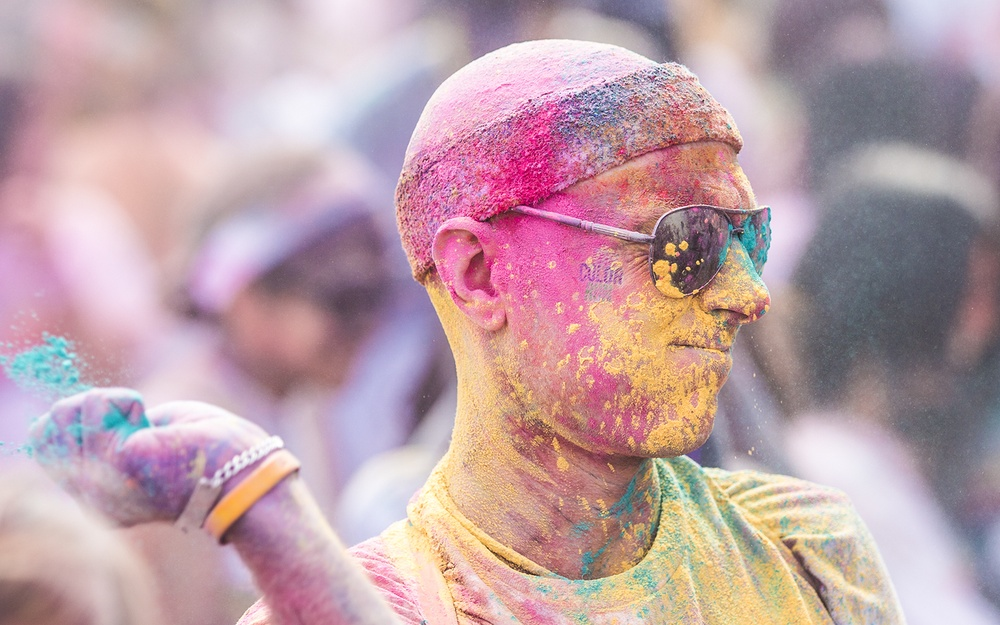
#> input picture flickr/original_Image/colorRun.jpg, 1000 x 625 px, shrunk from 1600 x 1000 before the run, found by its file name
$ python SingleColorRegion.py   (Python 2 division)
#> lines starting #> are read from the running program, lines starting #| are printed output that depends on the picture
from PIL import Image
import ruamel.yaml as yaml
import numpy as np
import json
import math
tile_size = 5


def getAverageColor(x, y):
	r, g, b = 0, 0, 0
	for sub_x in range(0,tile_size):
		for sub_y in range(0, tile_size):
			r_get, g_get, b_get = im.getpixel((x+sub_x, y+sub_y))
			r += r_get
			g += g_get
			b += b_get
	return (r/(tile_size**2), g/(tile_size**2), b/(tile_size**2))


def matchRGB(current_rgb, json):
	r = current_rgb[0]
	g = current_rgb[1]
	b = current_rgb[2]
	dis = 9999999999999
	tile_now = None

	for tile in json:
		tile_r = tile[u'color'][0]
		tile_g = tile[u'color'][1]
		tile_b = tile[u'color'][2]
		r_delta = (r - tile_r)**2
		g_delta = (g - tile_g)**2
		b_delta = (b - tile_b)**2
		dist_now = math.sqrt(r_delta + g_delta + b_delta)

		if dist_now < dis:
			tile_now = tile
			dis = dist_now
		else:
			pass

	return tile_now


im = Image.open("original_Image/colorRun.jpg")
#> im is the input picture: PIL image 1000x625 RGB; mean R, G, B 189.4, 160.2, 166.8
(width, height) = im.size
#> width = 1000; height = 625


horrizontal_size = width/tile_size
#> horrizontal_size = 200
vertical_size = height/tile_size
#> vertical_size = 125

hori_list = range(0, width, tile_size)
#> hori_list = 200 values from 0 to 995
verti_list = range(0, height, tile_size)
#> verti_list = 125 values from 0 to 620

rgb_im = im.convert('RGB')
#r, g, b = rgb_im.getpixel((1, 1))

stored_rgb = np.ndarray(shape=(horrizontal_size, vertical_size, 3), dtype=int)

for x in hori_list:
	for y in verti_list:
		x_index = hori_list.index(x)
		y_index = verti_list.index(y)
		stored_rgb[x_index, y_index]= getAverageColor(x, y)
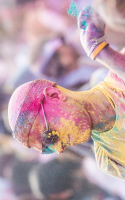
#> stored_rgb: shape (200, 125, 3) int64; mean of channels 0, 1, 2 188.9, 159.7, 166.3; drawn as R, G, B
		# print x,y

# read Json file and loop photo average RGB
#> (the run stopped early here; a loop or call above may not have finished)

$ run again, with flickr/original_Image/365A0242A.jpg copied over flickr/original_Image/colorRun.jpg
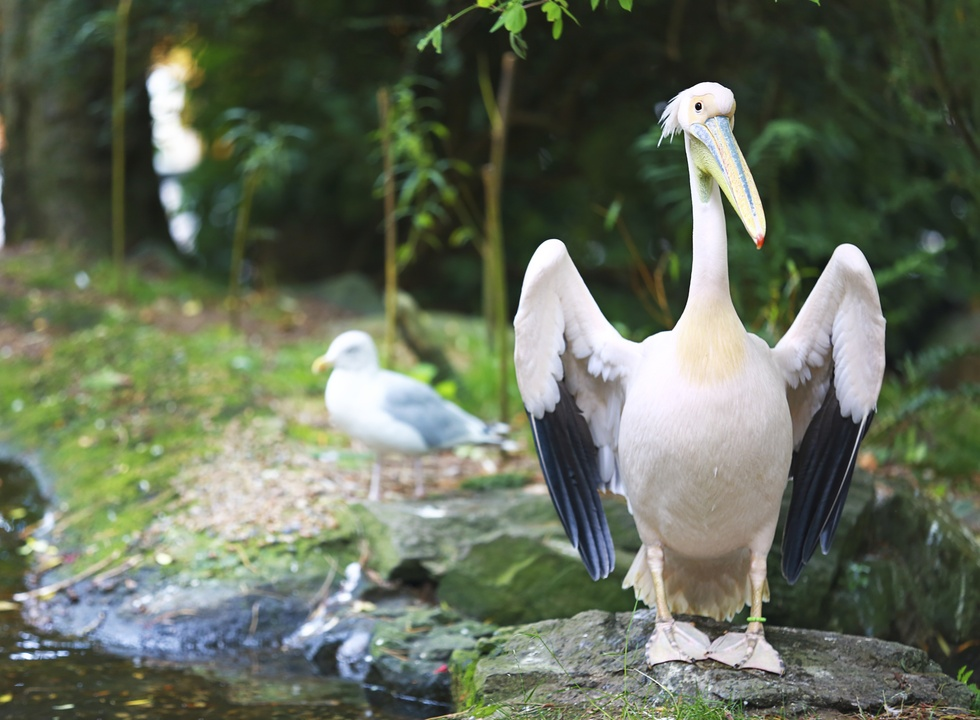
#> input picture flickr/original_Image/365A0242A.jpg, 980 x 720 px, shrunk from 4352 x 3200 before the run, found by its file name
#> im is the input picture: PIL image 980x720 RGB; mean R, G, B 100.1, 108.5, 90.2
#> after the loop `for x in hori_list:`:
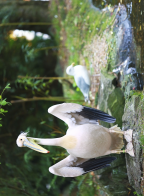
#> stored_rgb: shape (196, 144, 3) int64; mean of channels 0, 1, 2 99.6, 108, 89.7; drawn as R, G, B
